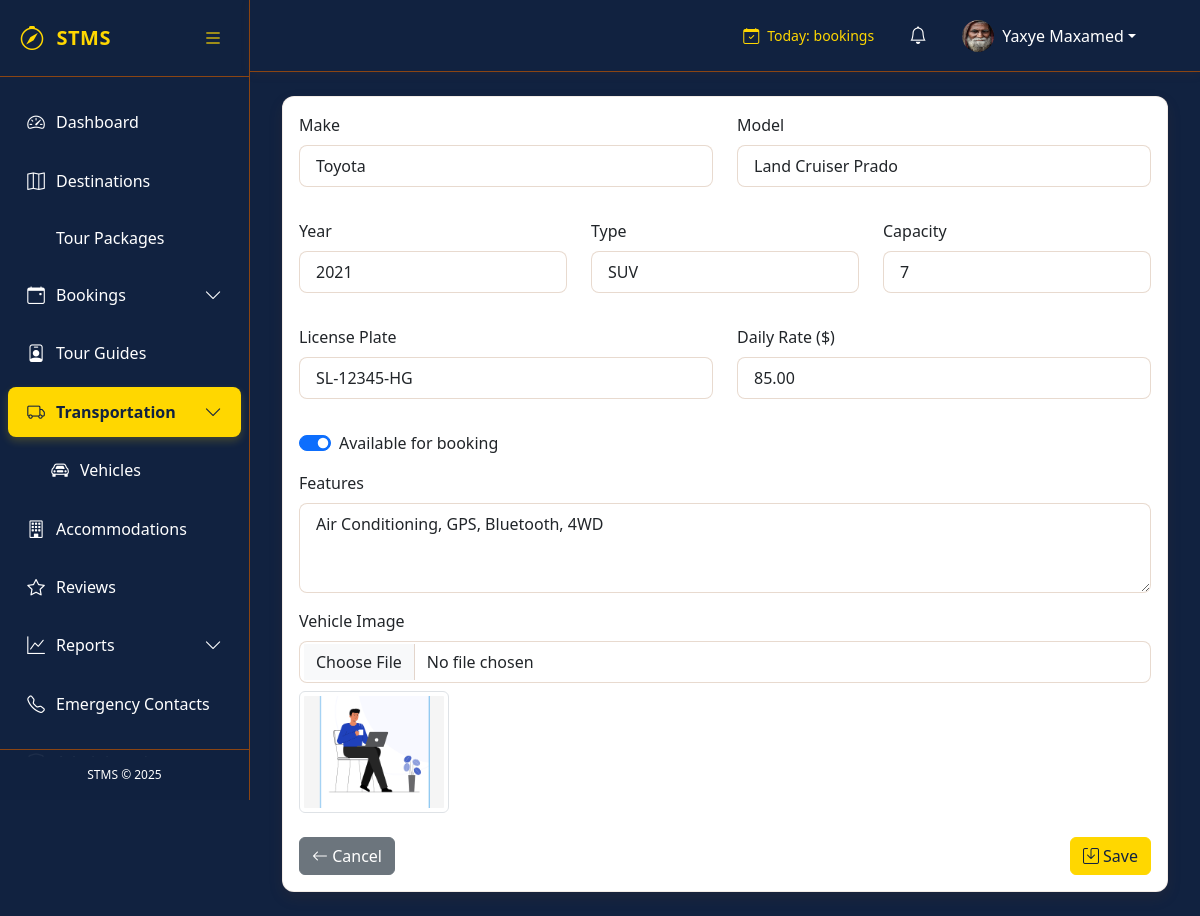
The page /vehicles/1/edit/ (signed in) on the database its author committed.
### accounts/models.py (models this page shows, shortened)
class CustomUser(AbstractUser):
    USER_TYPE_CHOICES = (
        ('TOURIST', 'Tourist'),
        ('GUIDE', 'Tour Guide'),
        ('ADMIN', 'System Admin'),
    )
    STATUS_CHOICES = (
        ('PENDING', 'Waiting to approve'),
        ('APPROVED', 'Accepted'),
        ('REJECTED', 'Rejected'),
    )
    user_type = models.CharField(max_length=10, choices=USER_TYPE_CHOICES, default='TOURIST')
    status = models.CharField(max_length=10, choices=STATUS_CHOICES, default='PENDING')
    phone_number = models.CharField(max_length=20, blank=True, null=True)
    profile_picture = models.ImageField(upload_to='profile_pics/', blank=True, null=True)
    date_of_birth = models.DateField(blank=True, null=True)
    nationality = models.CharField(max_length=100, blank=True, null=True)
    preferred_language = models.CharField(max_length=10, blank=True, null=True)
    last_password_change = models.DateTimeField(null=True, blank=True)
    last_logout = models.DateTimeField(null=True, blank=True)
    objects = CustomUserManager()

### tms/models.py (models this page shows, shortened)
class Vehicle(models.Model):
    VEHICLE_TYPES = (
        ('SEDAN', _('Sedan')),
        ('SUV', _('SUV')),
        ('MINIVAN', _('Minivan')),
        ('BUS', _('Bus')),
        ('4X4', _('4x4')),
    )
    make = models.CharField(_("Make"), max_length=50)
    model = models.CharField(_("Model"), max_length=50)
    year = models.PositiveIntegerField(_("Year"), validators=[MinValueValidator(1900)])
    vehicle_type = models.CharField(_("Type"), max_length=10, choices=VEHICLE_TYPES)
    capacity = models.PositiveIntegerField(_("Capacity"), validators=[MinValueValidator(1)])
    license_plate = models.CharField(_("License Plate"), max_length=20, unique=True)
    is_available = models.BooleanField(_("Available"), default=True)
    daily_rate = models.DecimalField(_("Daily Rate"), max_digits=8, decimal_places=2, validators=[MinValueValidator(0)])
    features = models.TextField(_("Features"), blank=True)
    image = models.ImageField(_("Vehicle Image"), upload_to='vehicle_images/', blank=True, null=True)
    class Meta:
        verbose_name = _("Vehicle")
        verbose_name_plural = _("Vehicles")
        ordering = ['-is_available', 'make', 'model']
    def __str__(self):
        return f"{self.year} {self.make} {self.model} ({self.license_plate})"

### tms/views.py (the view, shortened to what this page needs)
# urls.py: path('vehicles/<int:pk>/edit/', views.VehicleUpdateView.as_view(), name='vehicle-update'),
class VehicleUpdateView(LoginRequiredMixin, UserPassesTestMixin, UpdateView):
    model = Vehicle
    form_class = VehicleForm
    template_name = 'tms/vehicles/form.html'
    def test_func(self):
        return self.request.user.is_staff or self.request.user.user_type in ['OPERATOR', 'MINISTRY']

### tms/templates/tms/vehicles/form.html (shortened to what this page needs)
{% extends "base.html" %}
{% block content %}
<div class="card">
    <div class="card-body">
        <form method="post" enctype="multipart/form-data">
            <div class="row mb-3">
                <div class="col-md-6">
                    <div class="form-group mb-3">
                        <label for="{{ form.make.id_for_label }}" class="form-label">Make</label>
                        {{ form.make }}
                    </div>
                </div>
                <div class="col-md-6">
                    <div class="form-group mb-3">
                        <label for="{{ form.model.id_for_label }}" class="form-label">Model</label>
                        {{ form.model }}
                    </div>
                </div>
            </div>
            <div class="row mb-3">
                <div class="col-md-4">
                    <div class="form-group mb-3">
                        <label for="{{ form.year.id_for_label }}" class="form-label">Year</label>
                        {{ form.year }}
                    </div>
                </div>
                <div class="col-md-4">
                    <div class="form-group mb-3">
                        <label for="{{ form.vehicle_type.id_for_label }}" class="form-label">Type</label>
                        {{ form.vehicle_type }}
                    </div>
                </div>
                <div class="col-md-4">
                    <div class="form-group mb-3">
                        <label for="{{ form.capacity.id_for_label }}" class="form-label">Capacity</label>
                        {{ form.capacity }}
                    </div>
                </div>
            </div>
            <div class="row mb-3">
                <div class="col-md-6">
                    <div class="form-group mb-3">
                        <label for="{{ form.license_plate.id_for_label }}" class="form-label">License Plate</label>
                        {{ form.license_plate }}
                    </div>
                </div>
                <div class="col-md-6">
                    <div class="form-group mb-3">
                        <label for="{{ form.daily_rate.id_for_label }}" class="form-label">Daily Rate ($)</label>
                        {{ form.daily_rate }}
                    </div>
                </div>
            </div>
            <div class="form-group mb-3">
                <div class="form-check form-switch">
                    {{ form.is_available }}
                    <label class="form-check-label" for="{{ form.is_available.id_for_label }}">Available for booking</label>
                </div>
            </div>
            <div class="form-group mb-3">
                <label for="{{ form.features.id_for_label }}" class="form-label">Features</label>
                {{ form.features }}
            </div>
            <div class="form-group mb-4">
                <label for="{{ form.image.id_for_label }}" class="form-label">Vehicle Image</label>
                {{ form.image }}
                {% if form.instance.image %}
                <div class="mt-2">
                    <img src="{{ form.instance.image.url }}" alt="Current image" class="img-thumbnail" width="150">
                </div>
                {% endif %}
            </div>
            <div class="d-flex justify-content-between">
                <a href="{% if form.instance.pk %}{% url 'tms:vehicle-detail' form.instance.pk %}{% else %}{% url 'tms:vehicle-list' %}{% endif %}" class="btn btn-secondary">
                    <i class="bi bi-arrow-left"></i> Cancel
                </a>
                <button type="submit" class="btn btn-primary">
                    <i class="bi bi-save"></i> Save
                </button>
            </div>
        </form>
    </div>
</div>
{% endblock %}

### tms/templates/base.html (shortened to what this page needs)
<!DOCTYPE html>
<html lang="en">
<head>
    <link rel="stylesheet" href="https://cdnjs.cloudflare.com/ajax/libs/font-awesome/6.0.0/css/all.min.css">
    <link rel="stylesheet" href="https://cdn.jsdelivr.net/npm/bootstrap-icons@1.8.0/font/bootstrap-icons.css">
    <link href="https://cdn.jsdelivr.net/npm/bootstrap@5.3.0/dist/css/bootstrap.min.css" rel="stylesheet">
    <link rel="stylesheet" href="https://cdnjs.cloudflare.com/ajax/libs/font-awesome/6.0.0/css/all.min.css">
    <link rel="stylesheet" href="https://cdn.jsdelivr.net/npm/bootstrap-icons@1.10.0/font/bootstrap-icons.css">
</head>
<body>
    <div class="d-flex">
        <div class="sidebar" id="sidebar">
            <div class="sidebar-header">
                <a href="{% url 'tms:dashboard' %}" class="sidebar-brand">
                    <i class="bi bi-compass sidebar-brand-icon"></i>
                    <span id="sidebar-title">STMS</span>
                </a>
                <button class="toggle-btn" id="toggle-sidebar">
                    <i class="bi bi-list"></i>
                </button>
            </div>
            <div class="px-2 py-3" style="height: calc(100% - 120px); overflow-y: auto;">
                <ul class="nav flex-column">
                    <li class="nav-item">
                        <a class="nav-link {% if request.resolver_match.url_name == 'dashboard' %}active{% endif %}"
                            href="{% url 'tms:dashboard' %}">
                            <i class="bi bi-speedometer2"></i>
                            <span class="nav-link-text ms-2">Dashboard</span>
                        </a>
                    </li>
                    <li class="nav-item">
                        <a class="nav-link {% if 'destination' in request.resolver_match.url_name %}active{% endif %}"
                            href="{% url 'tms:destination-list' %}">
                            <i class="bi bi-map"></i>
                            <span class="nav-link-text ms-2">Destinations</span>
                        </a>
                    </li>
                    <li class="nav-item">
                        <a class="nav-link {% if 'package' in request.resolver_match.url_name %}active{% endif %}"
                            href="{% url 'tms:package-list' %}">
                            <span class="nav-link-text ms-2">Tour Packages</span>
                        </a>
                    </li>
                    <li class="nav-item">
                        <a class="nav-link {% if 'booking' in request.resolver_match.url_name %}active{% endif %}"
                            data-bs-toggle="collapse" href="#bookingsCollapse">
                            <i class="bi bi-calendar-event"></i>
                            <span class="nav-link-text ms-2">Bookings</span>
                            <i class="bi bi-chevron-down collapse-icon ms-auto"></i>
                        </a>
                    </li>
                    <li class="nav-item">
                        <a class="nav-link {% if 'guide' in request.resolver_match.url_name %}active{% endif %}"
                            href="{% url 'tms:guide-list' %}">
                            <i class="bi bi-person-badge"></i>
                            <span class="nav-link-text ms-2">Tour Guides</span>
                        </a>
                    </li>
                    <li class="nav-item">
                        <a class="nav-link {% if 'vehicle' in request.resolver_match.url_name %}active{% endif %}"
                            data-bs-toggle="collapse" href="#transportCollapse">
                            <i class="bi bi-truck"></i>
                            <span class="nav-link-text ms-2">Transportation</span>
                            <i class="bi bi-chevron-down collapse-icon ms-auto"></i>
                        </a>
                        <div class="collapse {% if 'vehicle' in request.resolver_match.url_name %}show{% endif %}"
                            id="transportCollapse">
                            <ul class="nav flex-column ps-4">
                                <li class="nav-item">
                                    <a class="nav-link {% if 'vehicle_list' in request.resolver_match.url_name %}active{% endif %}"
                                        href="{% url 'tms:vehicle-list' %}">
                                        <i class="bi bi-car-front"></i>
                                        <span class="nav-link-text ms-2">Vehicles</span>
                                    </a>
                                </li>
                            </ul>
                        </div>
                    </li>
                    <li class="nav-item">
                        <a class="nav-link {% if 'accommodation' in request.resolver_match.url_name %}active{% endif %}"
                            href="{% url 'tms:accommodation-list' %}">
                            <i class="bi bi-building"></i>
                            <span class="nav-link-text ms-2">Accommodations</span>
                        </a>
                    </li>
                    <li class="nav-item">
                        <a class="nav-link {% if 'review' in request.resolver_match.url_name %}active{% endif %}"
                            href="{% url 'tms:review-list' %}">
                            <i class="bi bi-star"></i>
                            <span class="nav-link-text ms-2">Reviews</span>
                        </a>
                    </li>
                    <li class="nav-item">
                        <a class="nav-link {% if 'report' in request.resolver_match.url_name %}active{% endif %}"
                            data-bs-toggle="collapse" href="#reportsCollapse">
                            <i class="bi bi-graph-up"></i>
                            <span class="nav-link-text ms-2">Reports</span>
                            <i class="bi bi-chevron-down collapse-icon ms-auto"></i>
                        </a>
                                </li>
                            </ul>
                        </div>
                    <li class="nav-item">
                        <a class="nav-link {% if 'emergency' in request.resolver_match.url_name %}active{% endif %}"
                            href="{% url 'tms:emergency-list' %}">
                            <i class="bi bi-telephone"></i>
                            <span class="nav-link-text ms-2">Emergency Contacts</span>
                        </a>
                    </li>
                    {% if request.user.is_staff or request.user.user_type == 'MINISTRY' %}
                    <li class="nav-item">
                        <a class="nav-link {% if 'admin' in request.resolver_match.url_name %}active{% endif %}"
                            data-bs-toggle="collapse" href="#adminCollapse">
                            <span class="nav-link-text ms-2">Administration</span>
                        </a>
                    </li>
                    {% endif %}
            </div>
            <div class="sidebar-footer">
                STMS &copy; {% now "Y" %}
            </div>
        </div>
        <div class="main-content flex-grow-1" id="main-content">
            <nav class="navbar navbar-expand-lg navbar-light border-bottom">
                <div class="container-fluid">
                    <div class="collapse navbar-collapse" id="navbarSupportedContent">
                        <ul class="navbar-nav ms-auto align-items-center">
                            <li class="nav-item me-4">
                                <div class="d-flex align-items-center" style="color: var(--accent-color);">
                                    <i class="bi bi-calendar-check me-2"></i>
                                    <small>Today: <strong>{{ today_bookings }}</strong> bookings</small>
                                </div>
                            </li>
                            <li class="nav-item dropdown me-3">
                                <a class="nav-link position-relative" href="#" id="notificationsDropdown" role="button"
                                    data-bs-toggle="dropdown">
                                    <i class="bi bi-bell"></i>
                                </a>
                            </li>
                            <li class="nav-item dropdown">
                                <a class="nav-link dropdown-toggle d-flex align-items-center" href="#" id="userDropdown"
                                    role="button" data-bs-toggle="dropdown">
                                    {% if request.user.profile_picture %}
                                    <img src="{{ request.user.profile_picture.url }}" class="rounded-circle me-2"
                                        width="32" height="32" alt="Profile">
                                    {% else %}
                                    <div class="avatar-placeholder rounded-circle bg-accent text-dark d-flex align-items-center justify-content-center me-2"
                                        style="width: 32px; height: 32px;">
                                        {{ request.user.first_name|first|upper }}{{ request.user.last_name|first|upper }}
                                    </div>
                                    {% endif %}
                                    <span class="d-none d-md-inline">{{ request.user.get_full_name }}</span>
                                </a>
                                    </li>
                                </ul>
                    </div>
                </div>
            </nav>
            <div class="container-fluid py-4">
                {% block content %}{% endblock %}
            </div>
        </div>
</body>
</html>

### rows shown on the page
CustomUser: user.profile_picture (picture), user.get_full_name "Yaxye Maxamed"
Vehicle: make "Toyota", model "Land Cruiser Prado", year "2021", vehicle_type "SUV", capacity "7", license_plate "SL-12345-HG", daily_rate "85.00", is_available "☑", features "Air Conditioning, GPS, Bluetooth, 4WD", instance.image (picture)
